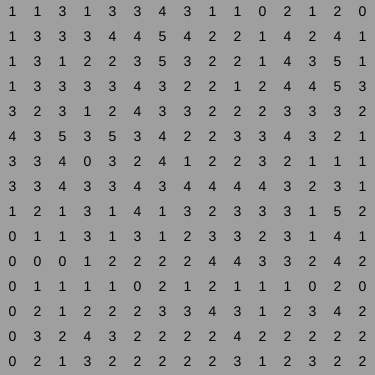
Frame 1 (no input)
Frame 60 (no input): identical to frame 1, image omitted
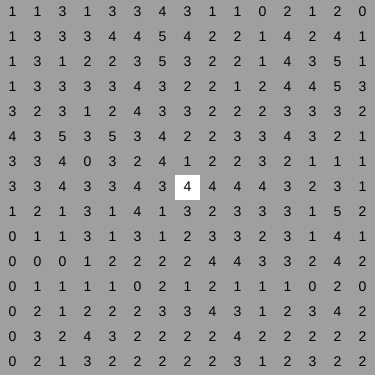
Frame 120 (the mouse pressed at the canvas centre since frame 60)

The p5.js sketch that drew these frames (run headless with seeded random() and noise() and a simulated clock; from frame 60 on, the mouse is pressed at the canvas centre):

// p5.js sketch
// ── sketch.js
let 
  rows = 15,
  cols = 15,
  scale = 25,
  grid = [],
  windiv,
  reticule = false,
  errors = false;

function setup() {
	createCanvas(scale*cols, scale*rows);

  for(let row = 0; row < rows; row++) {
    grid[row] = [];
    for(let col = 0; col < cols; col++)
      grid[row][col] = {
        'corrupt': (random(2) < 0.7),
        'clicked': 0
      };
  }

  textAlign(CENTER, CENTER);
  textSize(14);

  windiv = createP('');
}

function draw() {
  noStroke();
  for(let row = 0; row < rows; row++) {
    for(let col = 0; col < cols; col++) {
      switch(grid[row][col]['clicked']) {
        case 1:
          fill(255);
          rect(col*scale, row*scale, scale, scale);
          if(errors && error(row, col))
            fill(255, 0, 0);
          else
            fill(0);
          text(nsum(row, col), (col+0.5)*scale, (row+0.5)*scale);
          break;
        case 2:
          fill(0);
          rect(col*scale, row*scale, scale, scale);
          if(errors && error(row, col))
            fill(255, 0, 0);
          else
          fill(255);
          text(nsum(row, col), (col+0.5)*scale, (row+0.5)*scale);
          break;
        default:
          fill(159);
          rect(col*scale, row*scale, scale, scale);
          if(errors && error(row, col))
            fill(255, 0, 0);
          else
          fill(0);
          text(nsum(row, col), (col+0.5)*scale, (row+0.5)*scale);
      }
    }
  }

  if(reticule) {
    let
      col = Math.floor(mouseX / scale),
    row = Math.floor(mouseY / scale);
    noFill();
    strokeWeight(1);
    stroke(255, 0, 0);
    rect((col-1)*scale, (row-1)*scale, 3*scale, 3*scale);
    rect(col*scale, row*scale, scale, scale);
  }

  let correct = 0;

  for(let row = 0; row < rows; row++) {
    for(let col = 0; col < cols; col++) {
      if( grid[row][col]['corrupt'] && grid[row][col]['clicked'] == 1 ||
         !grid[row][col]['corrupt'] && grid[row][col]['clicked'] == 2 ) 
        correct += 1;
    }
  }
  
  if(correct == rows*cols) {
    noLoop();
    windiv.html('<strong>Winner!<strong>');
  }
}

function mousePressed() {
  let
    col = Math.floor(mouseX / scale),
    row = Math.floor(mouseY / scale);

  switch(mouseButton) {
    case LEFT:
      grid[row][col]['clicked'] += 1;
      break;
    case RIGHT:
      grid[row][col]['clicked'] -= 1;
      break;
    default:
      grid[row][col]['clicked'] = 0;
  }

  if(grid[row][col]['clicked'] == 3)
    grid[row][col]['clicked'] = 0;
  if(grid[row][col]['clicked'] == -1)
    grid[row][col]['clicked'] = 2;

  return false;
}

function keyPressed() {
  switch(key) {
    case 'R':
      reticule = !reticule;
      break;
    case 'E':
      errors = !errors;
  }
}

function nsum(r, c) {
  let sum = 0;

  if(r>0 && c>0 && grid[r-1][c-1]['corrupt']) sum += 1;
  if(r>0 && grid[r-1][c]['corrupt']) sum += 1;
  if(r>0 && c<(cols-1) && grid[r-1][c+1]['corrupt']) sum += 1;

  if(c>0 && grid[r][c-1]['corrupt']) sum += 1;
  if(c<(cols-1) && grid[r][c+1]['corrupt']) sum += 1;

  if(r<(rows-1) && c>0 && grid[r+1][c-1]['corrupt']) sum += 1;
  if(r<(rows-1) && grid[r+1][c]['corrupt']) sum += 1;
  if(r<(rows-1) && c<(cols-1) && grid[r+1][c+1]['corrupt']) sum += 1;

  return sum;
}

function error(r, c) {
  if( (r>0        && c>0        && grid[r-1][c-1]['clicked'] == 0 ) ||
      (r>0                      && grid[r-1][c]['clicked']   == 0 ) ||
      (r>0        && c<(cols-1) && grid[r-1][c+1]['clicked'] == 0 ) ||
      (              c>0        && grid[r][c-1]['clicked']   == 0 ) ||
      (              c<(cols-1) && grid[r][c+1]['clicked']   == 0 ) ||
      (r<(rows-1) && c>0        && grid[r+1][c-1]['clicked'] == 0 ) ||
      (r<(rows-1)               && grid[r+1][c]['clicked']   == 0 ) ||
      (r<(rows-1) && c<(cols-1) && grid[r+1][c+1]['clicked'] == 0 ) )
    return false;

  let sum = 0;

  if(r>0 && c>0 && grid[r-1][c-1]['clicked'] == 1) sum += 1;
  if(r>0 && grid[r-1][c]['clicked'] == 1) sum += 1;
  if(r>0 && c<(cols-1) && grid[r-1][c+1]['clicked'] == 1) sum += 1;
  if(c>0 && grid[r][c-1]['clicked'] == 1) sum += 1;
  if(c<(cols-1) && grid[r][c+1]['clicked'] == 1) sum += 1;
  if(r<(rows-1) && c>0 && grid[r+1][c-1]['clicked'] == 1) sum += 1;
  if(r<(rows-1) && grid[r+1][c]['clicked'] == 1) sum += 1;
  if(r<(rows-1) && c<(cols-1) && grid[r+1][c+1]['clicked'] == 1) sum += 1;

  return nsum(r, c) != sum;
}
